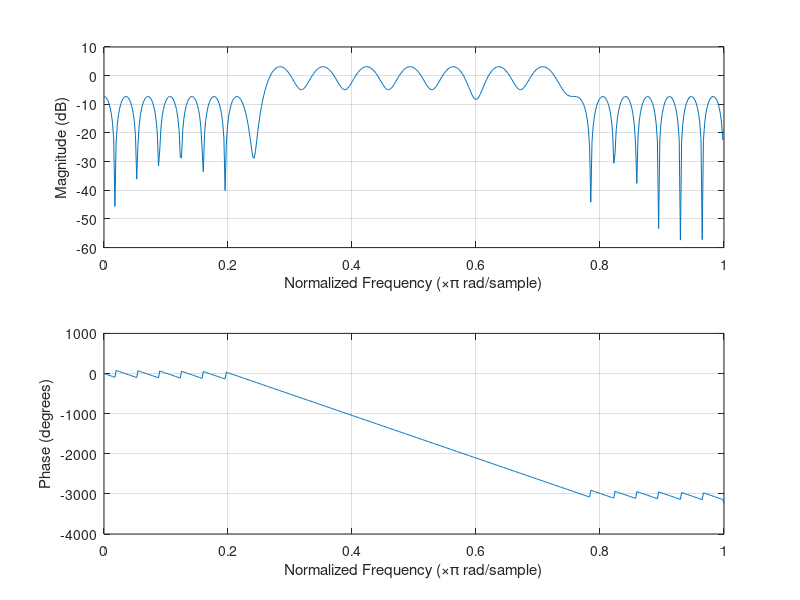
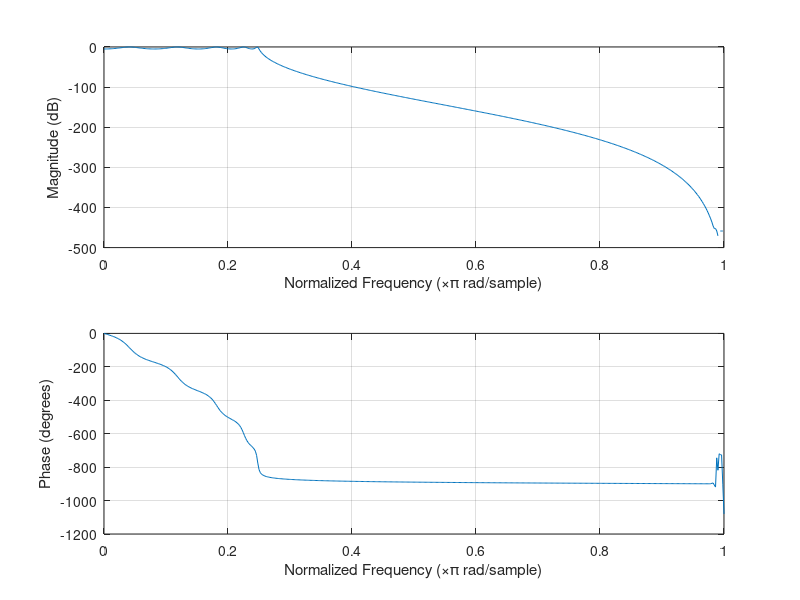

Source code (MATLAB) for these figures, in order:
% bandex.m design a bandpass filter and plot frequency response

%% fbe =[0 0.24 0.26 0.74 0.76 1];  % frequency band edges as a fraction of 
fbe = [0, 0.24, 0.26, 0.59, 0.595, 0.605, 0.61, 0.74, 0.76, 1]                               %   the Nyquist frequency
%% damps =[0 0 1 1 0 0];            % desired amplitudes at band edges
damps = [0, 0, 1, 1, 0, 0, 1, 1, 0, 0]
fl=59;                          % filter size
b=firpm(fl,fbe,damps);          % b is the designed impulse response
figure(1)
freqz(b)                        % plot frequency response to check design

[b,a]=cheby1(10,5,0.25);
figure(2)
freqz(b,a)